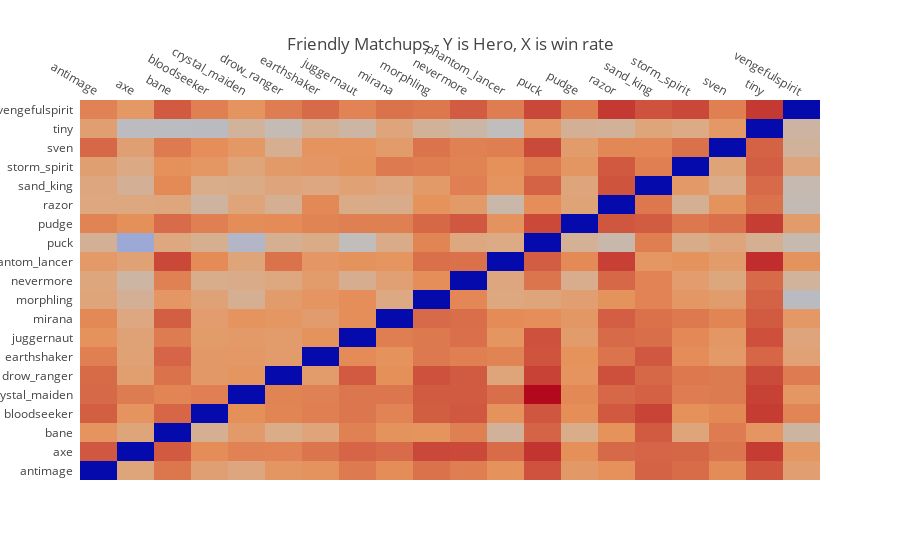

This figure's notebook cell:
### Code cell
heroes = sorted(friendly_matchups.keys())
from utils import get_hero_from_id

def get_score(matchups, current_hero, other_hero):
    wins, total = matchups[current_hero][other_hero]
    if current_hero == other_hero:
        return 0
    try:
        return wins/total
    except ZeroDivisionError:
        return 0.5 # We've never seen this matchup. Mostly happens if operating on smaller dataset
    
def get_label(matchups, current_hero, other_hero):
    score = get_score(matchups, current_hero, other_hero)
    return f"{get_hero_from_id(current_hero)['name']} - {get_hero_from_id(other_hero)['name']} - {score}"

heroes = heroes[0:20]

friendly_matchup_graph = [[get_score(friendly_matchups, current_hero, matchup_hero) for matchup_hero in heroes] for current_hero in heroes]
opposing_matchup_graph = [[get_score(hostile_matchups, current_hero, matchup_hero) for matchup_hero in heroes] for current_hero in heroes]

friendly_labels = [[get_label(friendly_matchups, current_hero, matchup_hero) for matchup_hero in heroes] for current_hero in heroes]
opposing_labels = [[get_label(hostile_matchups, current_hero, matchup_hero) for matchup_hero in heroes] for current_hero in heroes]

annotations = [['' for matchup_hero in heroes] for current_hero in heroes]

sidebars = [get_hero_from_id(current_hero)['name'] for current_hero in heroes]

# Make Annotated Heatmap
pt = ff.create_annotated_heatmap(friendly_matchup_graph, x=sidebars, y=sidebars, annotation_text=annotations, text=friendly_labels, hoverinfo='text')
pt.layout.title = 'Friendly Matchups - Y is Hero, X is win rate'

py.offline.iplot(pt, filename='periodic_table')
# import matplotlib.pyplot as plt

# plt.imshow(friendly_matchup_graph, cmap='hot', interpolation='nearest')
# plt.show()

# plt.imshow(opposing_matchup_graph, cmap='hot', interpolation='nearest')
# plt.show()
